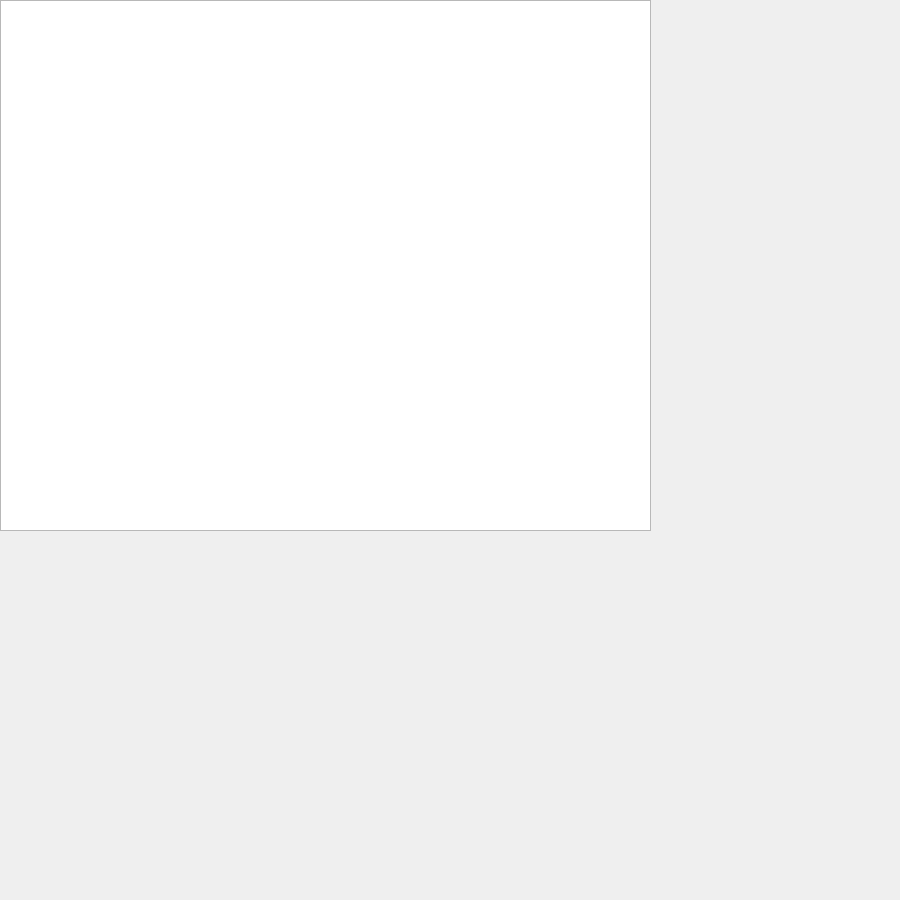
<?xml version="1.0" encoding="UTF-8"?>
<ui version="4.0">
 <class>MainWindow</class>
 <widget class="QMainWindow" name="MainWindow">
  <property name="geometry">
   <rect>
    <x>0</x>
    <y>0</y>
    <width>900</width>
    <height>900</height>
   </rect>
  </property>
  <property name="windowTitle">
   <string>CuTE</string>
  </property>
  <property name="windowIcon">
   <iconset resource="app_resources.qrc">
    <normaloff>:/logo.png</normaloff>:/logo.png</iconset>
  </property>
  <widget class="QWidget" name="centralwidget">
   <widget class="QTextEdit" name="textEdit">
    <property name="geometry">
     <rect>
      <x>0</x>
      <y>0</y>
      <width>651</width>
      <height>531</height>
     </rect>
    </property>
    <property name="font">
     <font>
      <family>Source Code Pro Semibold</family>
      <pointsize>12</pointsize>
      <bold>true</bold>
     </font>
    </property>
    <property name="tabStopDistance">
     <double>18.000000000000000</double>
    </property>
   </widget>
  </widget>
 </widget>
 <resources>
  <include location="app_resources.qrc"/>
 </resources>
 <connections/>
</ui>
